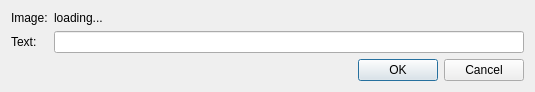
<?xml version="1.0" encoding="UTF-8"?>
<ui version="4.0">
 <class>VkCaptchaDialog</class>
 <widget class="QDialog" name="CaptchaDialog">
  <property name="geometry">
   <rect>
    <x>0</x>
    <y>0</y>
    <width>535</width>
    <height>87</height>
   </rect>
  </property>
  <property name="windowTitle">
   <string>CAPTCHA required</string>
  </property>
  <layout class="QFormLayout" name="formLayout">
   <item row="0" column="0">
    <widget class="QLabel" name="label_2">
     <property name="text">
      <string>Image:</string>
     </property>
    </widget>
   </item>
   <item row="0" column="1">
    <widget class="QLabel" name="ImageLabel_">
     <property name="text">
      <string>loading...</string>
     </property>
    </widget>
   </item>
   <item row="1" column="0">
    <widget class="QLabel" name="label_3">
     <property name="text">
      <string>Text:</string>
     </property>
    </widget>
   </item>
   <item row="1" column="1">
    <widget class="QLineEdit" name="Text_"/>
   </item>
   <item row="2" column="0" colspan="2">
    <widget class="QDialogButtonBox" name="buttonBox">
     <property name="orientation">
      <enum>Qt::Horizontal</enum>
     </property>
     <property name="standardButtons">
      <set>QDialogButtonBox::Cancel|QDialogButtonBox::Ok</set>
     </property>
    </widget>
   </item>
  </layout>
 </widget>
 <resources/>
 <connections>
  <connection>
   <sender>buttonBox</sender>
   <signal>accepted()</signal>
   <receiver>CaptchaDialog</receiver>
   <slot>accept()</slot>
   <hints>
    <hint type="sourcelabel">
     <x>248</x>
     <y>254</y>
    </hint>
    <hint type="destinationlabel">
     <x>157</x>
     <y>274</y>
    </hint>
   </hints>
  </connection>
  <connection>
   <sender>buttonBox</sender>
   <signal>rejected()</signal>
   <receiver>CaptchaDialog</receiver>
   <slot>reject()</slot>
   <hints>
    <hint type="sourcelabel">
     <x>316</x>
     <y>260</y>
    </hint>
    <hint type="destinationlabel">
     <x>286</x>
     <y>274</y>
    </hint>
   </hints>
  </connection>
 </connections>
</ui>
